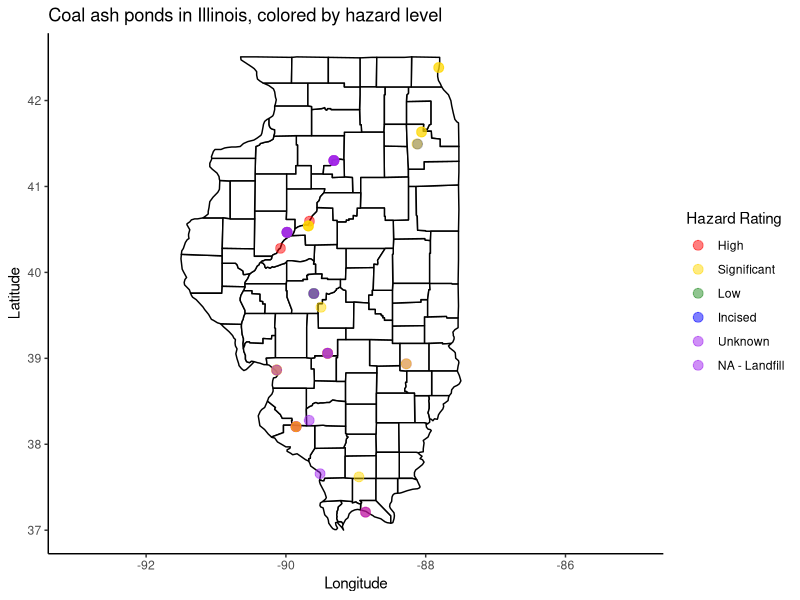
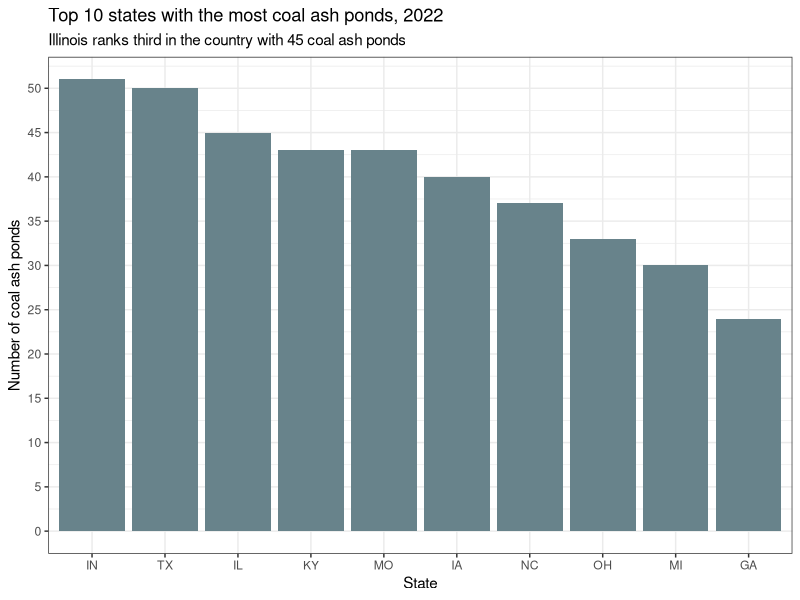
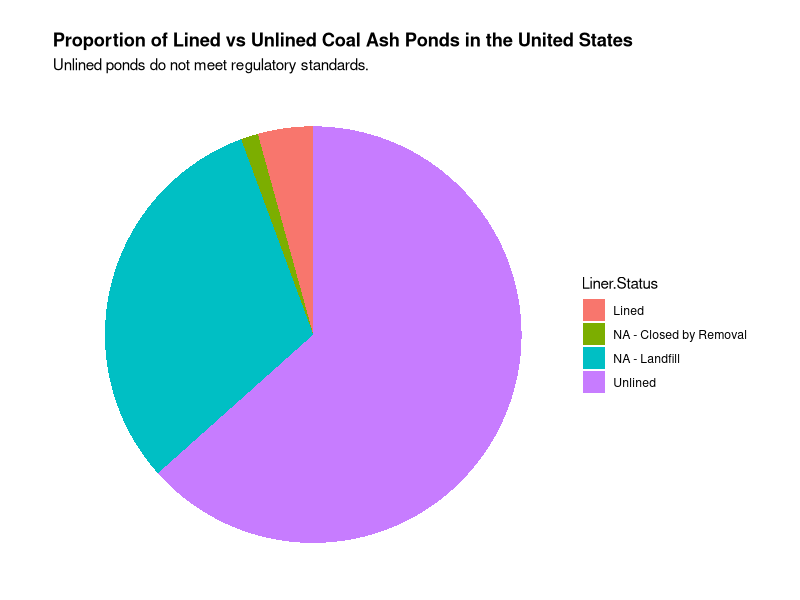
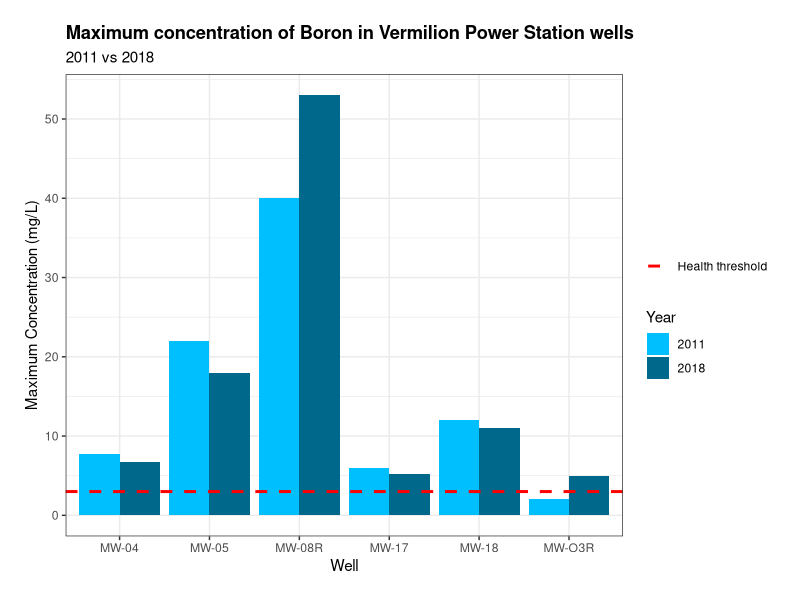
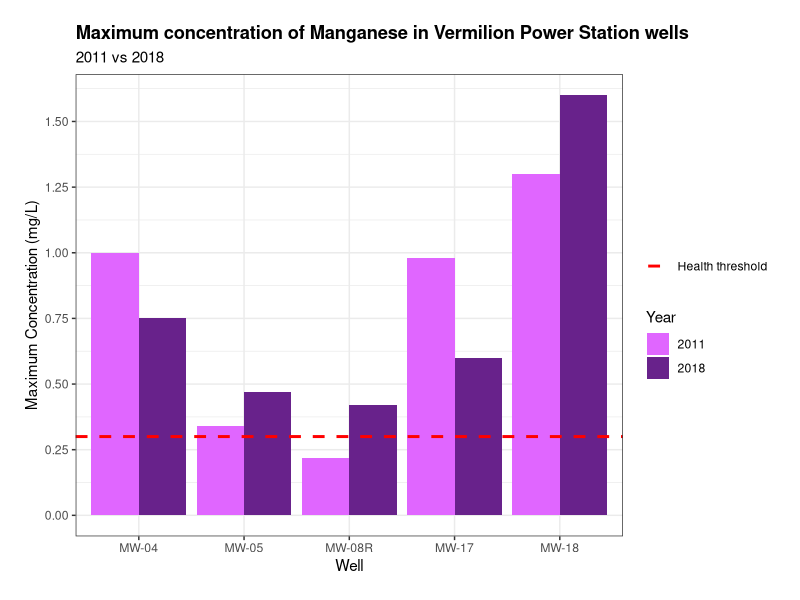
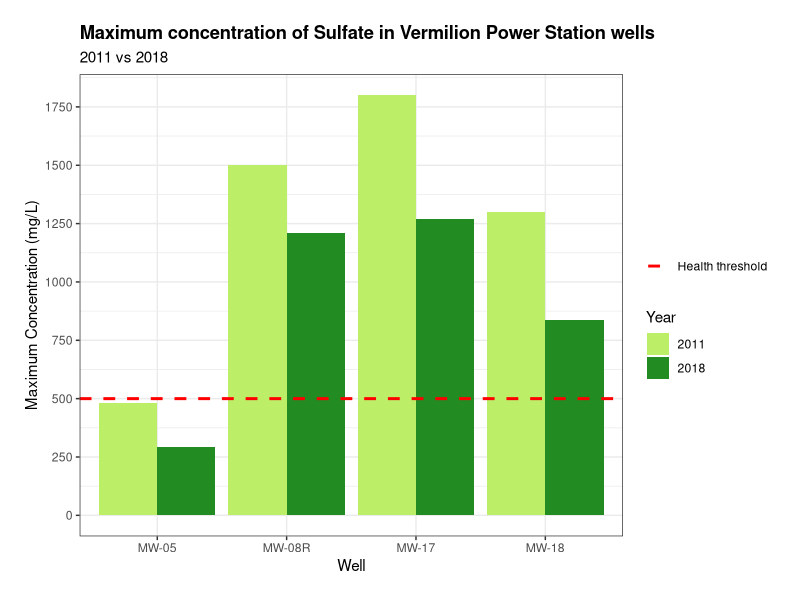
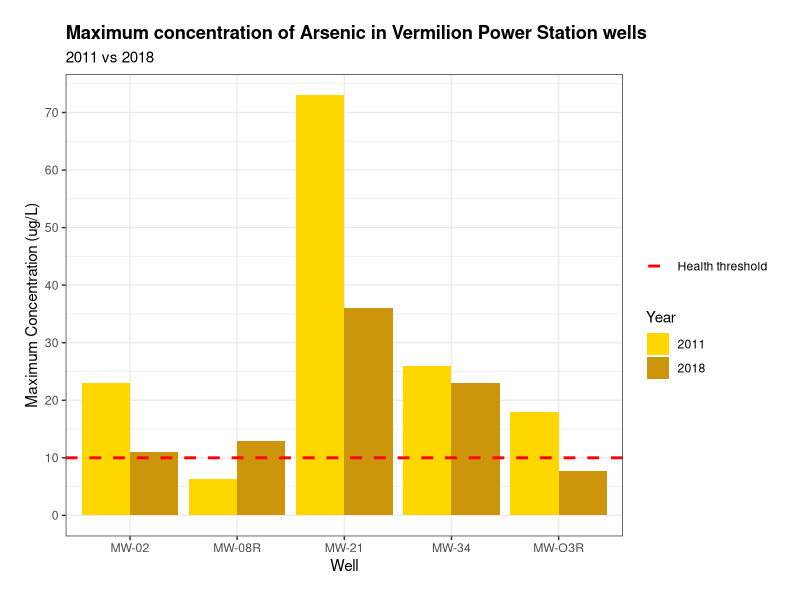

Generate these figures, in order, with R:
## ---- chunk 1
knitr::opts_chunk$set(echo = TRUE)
## ---- chunk 2
library(tidyverse)
## ---- chunk 3
coal_df = read.csv("coal_ash.csv")
coal_df
## ---- chunk 4
coal_df_il = coal_df |>
  filter(State == "IL")
## ---- chunk 5
usa = map_data("county")
illinois = usa |>
  filter(region == "illinois")
illinois
## ---- chunk 6
ggplot() +
  geom_polygon(
    data = illinois, 
    aes(x = long, y = lat, group = group),
    color = "black", fill = "white"
  ) +
  expand_limits(x = c(-93,-85)) +
  geom_point(
    data = coal_df_il, 
    aes(x = Long, y = Lat, color = Impoundment.Hazard.Rating),
    size = 3,
    alpha = 0.5
  ) +
  scale_color_manual(
    "Hazard Rating",
    values = c(
      "High" = "red", 
      "Significant" = "gold",
      "Low" = "forestgreen",
      "Incised" = "blue",
      "Unknown" = "purple",
      "NA - Landfill" = "purple"
    ),
    breaks = c(
      "High",
      "Significant",
      "Low",
      "Incised",
      "Unknown",
      "NA - Landfill"
    )
  )+
  #geom_point(
  #  data = data.frame(
  #    Long = -87.735,
  #    Lat = 40.140
  #  ),
  #  aes(x = Long, y = Lat),
  #  color = "pink",
  #  size = 5
  #) +
  theme_classic() +
  ggtitle(
    "Coal ash ponds in Illinois, colored by hazard level"
  ) +
  xlab("Longitude") +
  ylab("Latitude")
## ---- chunk 7
coal_df_state_count = coal_df |>
  group_by(State) |>
  summarise(Count = n()) |>
  arrange(desc(Count))
coal_df_top10 = coal_df_state_count[1:10,]
coal_df_top10
## ---- chunk 8
ggplot(
  data = coal_df_top10,
  aes(x = State, y = Count)
) +
  geom_bar(stat = "identity", fill = "lightblue4") +
  scale_x_discrete(limits = coal_df_top10$State) +
  scale_y_continuous(breaks = seq(from = 0, to = 60, by = 5)) +
  theme_bw() +
  ylab("Number of coal ash ponds") +
  ggtitle(
    "Top 10 states with the most coal ash ponds, 2022", 
    subtitle = "Illinois ranks third in the country with 45 coal ash ponds"
  )
## ---- chunk 9
coal_df_liner_count = coal_df |>
  group_by(Liner.Status) |>
  summarise(Count = n())
coal_df_liner_count
## ---- chunk 10
ggplot(coal_df_liner_count, aes(x="", y=Count, fill=Liner.Status)) +
  geom_bar(stat="identity", width=1) +
  coord_polar("y", start=0)+
  theme_void() +
  theme(
    plot.title = element_text(face="bold"), 
    plot.margin = unit(c(0.25, 0.05, 0.05, 0.05), "inches"),
  )+
  ggtitle(
    "Proportion of Lined vs Unlined Coal Ash Ponds in the United States",
    subtitle = "Unlined ponds do not meet regulatory standards."
  )
  
## ---- chunk 11
df_vermilion = read.csv("vermilion_pollutants.csv")
#df_vermillion$Mean.concentration = gsub(",", "", df_vermillion$Mean.concentration)
#df_vermillion$Mean.concentration = as.numeric(df_vermillion$Mean.concentration)
#df_vermillion$Maximum.concentration = gsub(",", "", df_vermillion$Maximum.concentration)
#df_vermillion$Maximum.concentration = as.numeric(df_vermillion$Maximum.concentration)
#
df_vermilion$exceeds2011 = 
  as.numeric(df_vermilion$Health.threshold < df_vermilion$Maximum.concentration..2011.)
df_vermilion$exceeds2018 = 
  as.numeric(df_vermilion$Health.threshold < df_vermilion$Maximum.concentration..2018.)

sum(df_vermilion$exceeds2011)
sum(df_vermilion$exceeds2018)
## ---- chunk 12
unique(df_vermilion$Pollutant)
## ---- chunk 13
df_vermilion_boron = df_vermilion |>
  filter(Pollutant == "Boron (mg/L)")
df_vermilion_manganese = df_vermilion |>
  filter(Pollutant == "Manganese (mg/L)")
df_vermilion_sulfate = df_vermilion |>
  filter(Pollutant == "Sulfate (mg/L)")
df_vermilion_arsenic = df_vermilion |>
  filter(Pollutant == "Arsenic (μg/L)")
## ---- chunk 14
df_vermilion_boron_longer = pivot_longer(
  data = df_vermilion_boron,
  cols = starts_with("Max"),
  names_to = "Year",
  names_prefix = "Maximum.concentration..",
  values_to = "Maximum.concentration"
)
df_vermilion_boron_longer$Year = ifelse(df_vermilion_boron_longer$Year == "2011.", "2011", "2018")
#df_vermilion_boron_longer
## ---- chunk 15
#grouped bar chart with 2011 next to 2018 and horizontal line for health threshold
ggplot(
  data = df_vermilion_boron_longer,
  aes(x = Well, y = Maximum.concentration, fill = Year)
) +
  geom_bar(
    stat = "identity",
    position = "dodge"
  ) + 
  scale_fill_manual(
    values = c("deepskyblue", "deepskyblue4")
  ) +
  geom_hline(
    aes(
      yintercept = 3, 
      linetype = "Health threshold"
    ),
    color = "red",
    size = 1
  ) +
  scale_linetype_manual(
    name = "",
    values = 2,
    guide = guide_legend(override.aes = list(color = "red"))
  ) +
  scale_y_continuous(
    breaks = seq(from = 0, to = 60, by = 10)
  ) +
  theme_bw() +
  ylab("Maximum Concentration (mg/L)") +
  ggtitle("Maximum concentration of Boron in Vermilion Power Station wells",
          subtitle = "2011 vs 2018"
  ) +
  theme(
    plot.title = element_text(face="bold"),
    plot.margin = unit(c(0.25, 0.25, 0.25, 0.25), "inches")
  )
## ---- chunk 16
df_vermilion_manganese_longer = pivot_longer(
  data = df_vermilion_manganese,
  cols = starts_with("Max"),
  names_to = "Year",
  names_prefix = "Maximum.concentration..",
  values_to = "Maximum.concentration"
)
df_vermilion_manganese_longer$Year = ifelse(df_vermilion_manganese_longer$Year == "2011.", "2011", "2018")
df_vermilion_manganese_longer
## ---- chunk 17
#grouped bar chart with 2011 next to 2018 and horizontal line for health threshold
ggplot(
  data = df_vermilion_manganese_longer,
  aes(x = Well, y = Maximum.concentration, fill = Year)
) +
  geom_bar(
    stat = "identity",
    position = "dodge"
  ) + 
  scale_fill_manual(
    values = c("mediumorchid1", "darkorchid4")
  ) +
  geom_hline(
    aes(
      yintercept = 0.3, 
      linetype = "Health threshold"
    ),
    color = "red",
    size = 1
  ) +
  scale_linetype_manual(
    name = "",
    values = 2,
    guide = guide_legend(override.aes = list(color = "red"))
  ) +
  scale_y_continuous(
    breaks = seq(from = 0, to = 2, by = 0.25)
  ) +
  theme_bw() +
  ylab("Maximum Concentration (mg/L)") +
  ggtitle("Maximum concentration of Manganese in Vermilion Power Station wells",
          subtitle = "2011 vs 2018"
  ) +
  theme(
    plot.title = element_text(face="bold"),
    plot.margin = unit(c(0.25, 0.25, 0.25, 0.25), "inches")
  )
## ---- chunk 18
df_vermilion_sulfate_longer = pivot_longer(
  data = df_vermilion_sulfate,
  cols = starts_with("Max"),
  names_to = "Year",
  names_prefix = "Maximum.concentration..",
  values_to = "Maximum.concentration"
)
df_vermilion_sulfate_longer$Year = ifelse(df_vermilion_sulfate_longer$Year == "2011.", "2011", "2018")
#df_vermilion_sulfate_longer
## ---- chunk 19
#grouped bar chart with 2011 next to 2018 and horizontal line for health threshold
ggplot(
  data = df_vermilion_sulfate_longer,
  aes(x = Well, y = Maximum.concentration, fill = Year)
) +
  geom_bar(
    stat = "identity",
    position = "dodge"
  ) + 
  scale_fill_manual(
    values = c("darkolivegreen2", "forestgreen")
  ) +
  geom_hline(
    aes(
      yintercept = 500, 
      linetype = "Health threshold"
    ),
    color = "red",
    size = 1
  ) +
  scale_linetype_manual(
    name = "",
    values = 2,
    guide = guide_legend(override.aes = list(color = "red"))
  ) +
  scale_y_continuous(
    breaks = seq(from = 0, to = 2000, by = 250)
  ) +
  theme_bw() +
  ylab("Maximum Concentration (mg/L)") +
  ggtitle("Maximum concentration of Sulfate in Vermilion Power Station wells",
          subtitle = "2011 vs 2018"
  ) +
  theme(
    plot.title = element_text(face="bold"),
    plot.margin = unit(c(0.25, 0.25, 0.25, 0.25), "inches")
  )
## ---- chunk 20
df_vermilion_arsenic_longer = pivot_longer(
  data = df_vermilion_arsenic,
  cols = starts_with("Max"),
  names_to = "Year",
  names_prefix = "Maximum.concentration..",
  values_to = "Maximum.concentration"
)
df_vermilion_arsenic_longer$Year = ifelse(df_vermilion_arsenic_longer$Year == "2011.", "2011", "2018")
#df_vermilion_arsenic_longer
## ---- chunk 21
#grouped bar chart with 2011 next to 2018 and horizontal line for health threshold
ggplot(
  data = df_vermilion_arsenic_longer,
  aes(x = Well, y = Maximum.concentration, fill = Year)
) +
  geom_bar(
    stat = "identity",
    position = "dodge"
  ) + 
  scale_fill_manual(
    values = c("gold", "darkgoldenrod3")
  ) +
  geom_hline(
    aes(
      yintercept = 10, 
      linetype = "Health threshold"
    ),
    color = "red",
    size = 1
  ) +
  scale_linetype_manual(
    name = "",
    values = 2,
    guide = guide_legend(override.aes = list(color = "red"))
  ) +
  scale_y_continuous(
    breaks = seq(from = 0, to = 80, by = 10)
  ) +
  theme_bw() +
  ylab("Maximum Concentration (ug/L)") +
  ggtitle("Maximum concentration of Arsenic in Vermilion Power Station wells",
          subtitle = "2011 vs 2018"
  ) +
  theme(
    plot.title = element_text(face="bold"),
    plot.margin = unit(c(0.25, 0.25, 0.25, 0.25), "inches")
  )
## ---- chunk 22
#coal_df_il$X1.mi.Radius.Pop = gsub(",", "", coal_df_il$X1.mi.Radius.Pop)
#coal_df_il$X1.mi.Radius.Pop = as.numeric(coal_df_il$X1.mi.Radius.Pop)
#
#coal_df$X1.mi.Radius.Pop = gsub(",", "", coal_df$X1.mi.Radius.Pop)
#coal_df$X1.mi.Radius.Pop = as.numeric(coal_df$X1.mi.Radius.Pop)
## ---- chunk 23
#mean(coal_df_il$X1.mi.Radius.Pop == 0)
#mean(coal_df$X1.mi.Radius.Pop == 0)
## ---- chunk 24
#pop = data.frame(
#  groups = c("0-50", "50-500", "500-1000", ""
#)
## ---- chunk 25
#coal_df_nonzeropop = coal_df |>
#  filter(X1.mi.Radius.Pop != 0)
## ---- chunk 26
#ggplot(coal_df_nonzeropop, aes(x = X1.mi.Radius.Pop)) +
#  geom_histogram(bins = 10) +
#  theme_bw()
